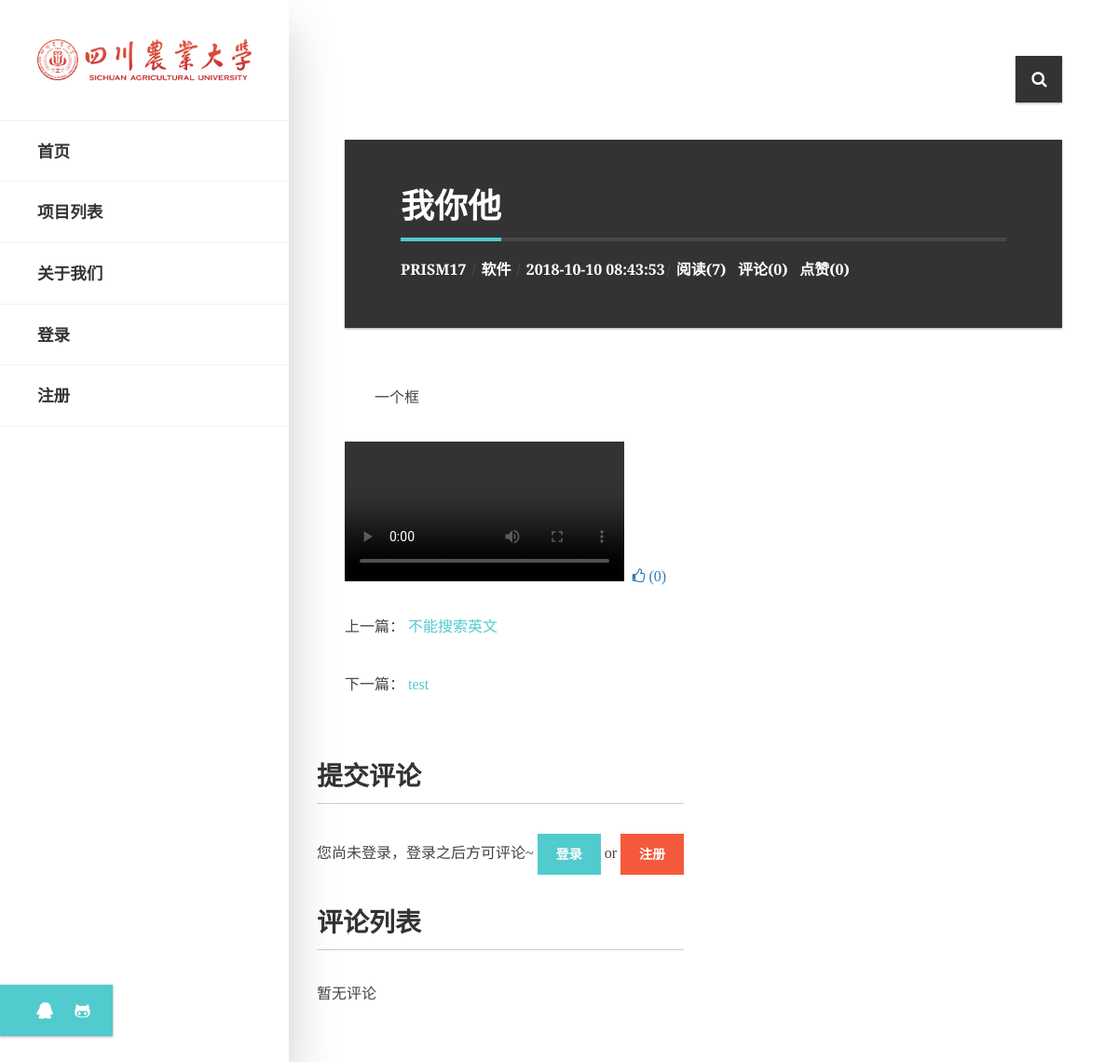
The app's page /blog/38 with its own data.
### blog/models.py (models this page shows, shortened)
class Blog(models.Model, ReadNumExpandMethod):
    title = models.CharField(max_length=50)
    blog_type = models.ForeignKey(BlogType, on_delete=models.CASCADE)
    content = RichTextUploadingField()
    video = models.FileField(blank=True)
    author = models.ForeignKey(User, on_delete=models.CASCADE)
    read_details = GenericRelation(ReadDetail)
    created_time = models.DateTimeField(auto_now_add=True)
    last_updated_time = models.DateTimeField(auto_now=True)
    class Meta:
        ordering = ['-created_time']

class BlogType(models.Model):
    type_name = models.CharField(max_length=15)
    def __str__(self):
        return self.type_name

### read_statistics/models.py (models this page shows)
class ReadNum(models.Model):
    read_num = models.IntegerField(default=0)
    content_type = models.ForeignKey(ContentType, on_delete=models.CASCADE)
    object_id = models.PositiveIntegerField()
    content_object = GenericForeignKey('content_type', 'object_id')

### likes/models.py (models this page shows)
class LikeCount(models.Model):
    content_type = models.ForeignKey(ContentType, on_delete=models.CASCADE)
    object_id = models.PositiveIntegerField()
    content_object = GenericForeignKey('content_type', 'object_id')
    liked_num = models.IntegerField(default=0)

### blog/views.py (the view)
# urls.py: path('<int:blog_pk>', views.blog_detail, name="blog_detail"),
def blog_detail(request, blog_pk):
    blog = get_object_or_404(Blog, pk=blog_pk)
    read_cookie_key = read_statistics_once_read(request, blog)
    context = {}
    context['previous_blog'] = Blog.objects.filter(created_time__gt=blog.created_time).last()
    context['next_blog'] = Blog.objects.filter(created_time__lt=blog.created_time).first()
    context['blog'] = blog
    response = render(request, 'blog/blog_detail.html', context) # 响应
    response.set_cookie(read_cookie_key, 'true') # 阅读cookie标记
    return response

### comment/templatetags/comment_tags.py (called while the page is built)
@register.simple_tag
def get_comment_count(obj):
    content_type = ContentType.objects.get_for_model(obj)
    return Comment.objects.filter(content_type=content_type, object_id=obj.pk).count()

@register.simple_tag
def get_comment_list(obj):
    content_type = ContentType.objects.get_for_model(obj)
    comments = Comment.objects.filter(content_type=content_type, object_id=obj.pk, parent=None)
    return comments.order_by('-comment_time')

### likes/templatetags/likes_tags.py (called while the page is built)
@register.simple_tag
def get_like_count(obj):
    content_type = ContentType.objects.get_for_model(obj)
    like_count, created = LikeCount.objects.get_or_create(content_type=content_type, object_id=obj.pk)
    return like_count.liked_num

@register.simple_tag(takes_context=True)
def get_like_status(context, obj):
    content_type = ContentType.objects.get_for_model(obj)
    user = context['user']
    if not user.is_authenticated:
        return ''
    if LikeRecord.objects.filter(content_type=content_type, object_id=obj.pk, user=user).exists():
        return 'active'
    else:
        return ''

@register.simple_tag
def get_content_type(obj):
    content_type = ContentType.objects.get_for_model(obj)
    return content_type.model

### read_statistics/models.py (called while the page is built)
    def get_read_num(self):
        try:
            ct = ContentType.objects.get_for_model(self)
            readnum = ReadNum.objects.get(content_type=ct, object_id=self.pk)
            return readnum.read_num
        except exceptions.ObjectDoesNotExist:
            return 0

### read_statistics/utils.py (called while the page is built)
def read_statistics_once_read(request, obj):
    ct = ContentType.objects.get_for_model(obj)
    key = "%s_%s_read" % (ct.model, obj.pk)
    if not request.COOKIES.get(key):
        readnum, created = ReadNum.objects.get_or_create(content_type=ct, object_id=obj.pk)
        readnum.read_num += 1
        readnum.save()
        date = timezone.now().date()
        readDetail, created = ReadDetail.objects.get_or_create(content_type=ct, object_id=obj.pk, date=date)
        readDetail.read_num += 1
        readDetail.save()
    return key

### user/context_processors.py (called while the page is built)
def login_modal_form(request):
    return {'login_modal_form': LoginForm()}

### blog/templates/blog/blog_detail.html (shortened to what this page needs)
{% extends 'base.html' %}
{% load staticfiles %}
{% load comment_tags %}
{% load likes_tags %}
{% block header_extends %}
    <link href="//vjs.zencdn.net/5.19/video-js.min.css" rel="stylesheet">
    <link rel="stylesheet" href="{% static 'blog/blog.css' %}">
{% endblock %}
{% block content %}
    <div class="container">
                <div class="eskimo-page-title w-100">
                        <h1><span>{{ blog.title }}</span></h1>
                        <div class="eskimo-page-title-meta">
                            <div class="eskimo-author-meta">
                              {{ blog.author }}
                            </div>
                            <div class="eskimo-cat-meta">
                                <a href="{% url 'blogs_with_type' blog.blog_type.pk %}">{{ blog.blog_type }}</a>
                            </div>
                            <div class="eskimo-date-meta">{{ blog.created_time|date:"Y-m-d H:i:s" }}</div>
                            <div class="eskimo-reading-meta">
                                阅读({{ blog.get_read_num }})&nbsp;&nbsp;
                                评论({% get_comment_count blog %})&nbsp;&nbsp;
                                点赞({% get_like_count blog %})
                            </div>
                        </div>
                </div>
                <div class="blog-content">{{ blog.content|safe }}</div>
                {% if blog.video %}
                    <video
                        id="my-player"
                        class="video-js vjs-big-play-centered fluid"
                        controls
                        preload="auto"
                        data-setup='{}'
                        >
                    <source src={{ blog.video.url }} type="video/mp4"></source>
                </video>
                {% endif %}
                <div class="like" onclick="likeChange(this, '{% get_content_type blog %}', {{ blog.pk }})">
                    <span class="glyphicon glyphicon-thumbs-up fa fa-thumbs-o-up {% get_like_status blog %}"></span>
                    <span class="liked-num">({% get_like_count blog %})</span>
                </div>
                <div class="blog-more">
                    <p>上一篇：
                        {% if previous_blog %}
                            <a href="{% url 'blog_detail' previous_blog.pk %}">{{ previous_blog.title }}</a>
                        {% else %}
                            没有了
                        {% endif %}
                    </p>
                    <p>下一篇：
                        {% if next_blog %}
                            <a href="{% url 'blog_detail' next_blog.pk %}">{{ next_blog.title }}</a>
                        {% else %}
                            没有了
                        {% endif %}
                    </p>
                </div>
        <div class="row">
            <div class="col-xs-10 col-xs-offset-1">
                <div class="comment-area">
                    <h3 class="comment-area-title">提交评论</h3>
                    {% if user.is_authenticated %}
                        <form id="comment_form" action="{% url 'update_comment' %}" method="POST" style="overflow:hidden">
                            <label>{{ user.get_nickname_or_username }}，欢迎评论~</label>
                            <div id="reply_content_container" style="display:none;">
                                <p id="reply_title">回复：</p>
                                <div id="reply_content"></div>
                            </div>
                            {% csrf_token %}
                            {% get_comment_form blog as comment_form %}
                            {% for field in comment_form %}
                                {{ field }}
                            {% endfor %}
                            <span id="comment_error" class="text-danger pull-left"></span>
                            <input type="submit" value="评论" class="btn btn-primary pull-right">
                        </form>
                    {% else %}
                        您尚未登录，登录之后方可评论~
                        <a class="btn btn-primary" href="{% url 'login' %}?from={{ request.get_full_path }}">登录</a>
                        <span> or </span>
                        <a class="btn btn-danger" href="{% url 'register' %}?from={{ request.get_full_path }}">注册</a>
                    {% endif %}
                </div>
                <div class="comment-area">
                    <h3 class="comment-area-title">评论列表</h3>
                    <div id="comment_list">
                        {% get_comment_list blog as comments %}
                        {% for comment in comments %}
                            <div id="root_{{ comment.pk }}" class="comment">
                                <span>{{ comment.user.get_nickname_or_username }}</span>
                                <span>({{ comment.comment_time|date:"Y-m-d H:i:s" }})：</span>
                                <div id="comment_{{ comment.pk }}">
                                    {{ comment.text|safe }}
                                </div>
                                <div class="like" onclick="likeChange(this, '{% get_content_type comment %}', {{ comment.pk }})">
                                    <span class="glyphicon glyphicon-thumbs-up {% get_like_status comment %}"></span>
                                    <span class="liked-num">{% get_like_count comment %}</span>
                                </div>
                                <a href="javascript:reply({{ comment.pk }});">回复</a>
                                {% for reply in comment.root_comment.all %}
                                    <div class="reply">
                                        <span>{{ reply.user.get_nickname_or_username }}</span>
                                        <span>({{ reply.comment_time|date:"Y-m-d H:i:s" }})</span>
                                        <span>回复</span>
                                        <span>{{ reply.reply_to.get_nickname_or_username }}：</span>
                                        <div id="comment_{{ reply.pk }}">
                                            {{ reply.text|safe }}
                                        </div>
                                        <div class="like" onclick="likeChange(this, '{% get_content_type reply %}', {{ reply.pk }})">
                                            <span class="glyphicon glyphicon-thumbs-up {% get_like_status reply %}"></span>
                                            <span class="liked-num">{% get_like_count reply %}</span>
                                        </div>
                                        <a href="javascript:reply({{ reply.pk }});">回复</a>
                                    </div>
                                {% endfor %}
                            </div>
                        {% empty %}
                            <span id="no_comment">暂无评论</span>
                        {% endfor %}
                    </div>
                </div>
            </div>
        </div>
    </div>
{% endblock %}

### blog/static/blog/blog.css (style rules this page uses)
div.blog-content { text-indent: 2em; margin-bottom: 2em; }
div.blog-more { margin-top: 1em; }
div.comment-area { margin-top: 2em; }
h3.comment-area-title { border-bottom: 1px solid #ccc; padding-bottom: 0.4em; }
div.like { color: #337ab7; cursor: pointer; display: inline-block; padding: 0.5em 0.3em; }

### records on screen
Blog: title "我你他", author "PRISM17", blog_type "软件", created_time "2018-10-10 08:43:53", get_read_num "7", id "0", id.liked_num "0", content "一个框"
Blog: title "不能搜索英文"
Blog: title "test"
